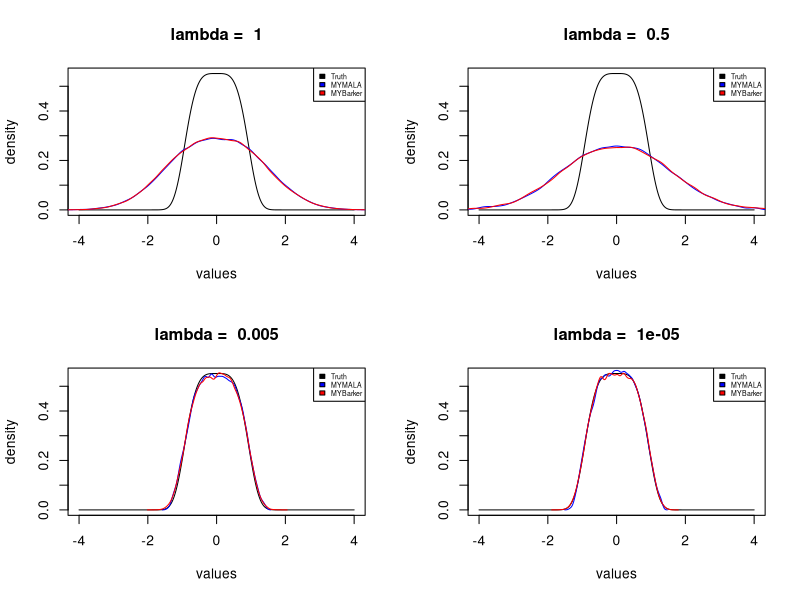
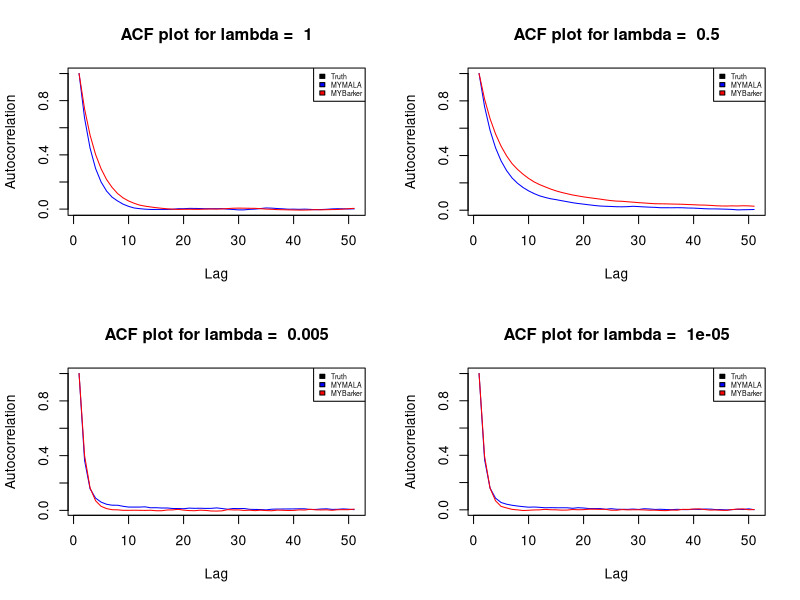
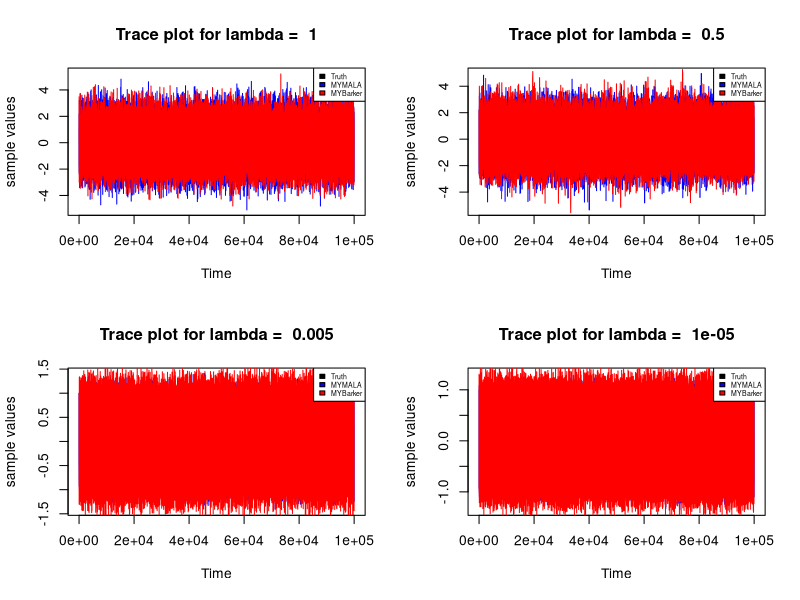

Source code (R) for these figures, in order:
## Code for Px-MALA and Px-Barker algorithms with standard Laplace target

# function calculates the inside of the proximal function

prox_arg <- function(x, y, mu)     # x is the current value
{
  z_x <-  y^4 + ((x-y)^2)/2*mu  
  return(z_x)
}

# function calculates the value of the proximal function

prox_func <- function(val, mu)
{
  t <- sqrt(3)*sqrt((mu^3)*(27*mu*(val^2) + 1)) + 9*(mu^2)*val
  numer <- (3^(1/3))*(t^(2/3)) - (3^(2/3))*mu
  denom <- 6*mu*(t^(1/3))
  prox <-  numer / denom   
  return(prox)
}

log_gradpi <- function(val, mu)
{
  gradval <- - (val - prox_func(val, mu)) / mu 
  return(gradval)
}

bark.prop <- function(val, delta, lambda)
{
  y <- rnorm(1, 0, sqrt(delta))
  prob <- 1 / (1 + exp( -y*log_gradpi(val, lambda)))
  ifelse(runif(1) <= prob, prop <- val + y, prop <- val - y)
  return(prop)
}

bark.dens <- function(in_val, propval, delta, lambda)
{
  numer <- 2 * dnorm(propval, in_val, sqrt(delta))
  denom <- 1 + exp( - (propval - in_val) * log_gradpi(in_val, lambda))
  value <- numer / denom
  return(value)
}

mymala <- function(in_val, iter, lambda, delta)
{
  samp.pxm <- numeric(length = iter)
  samp.pxm[1] <- in_val
  accept <- 0
  for (i in 2:iter) 
  {
    propval <- rnorm(1, in_val + (delta / 2)*log_gradpi(in_val, lambda), sqrt(delta))   # proposal step
    targ_val.pr <- - prox_arg(propval, prox_func(propval, lambda), lambda)
    targ_val.in <- - prox_arg(in_val, prox_func(in_val, lambda), lambda)
    mh.ratio <- targ_val.pr + dnorm(in_val, propval + (delta / 2)*log_gradpi(propval, lambda), sqrt(delta), log = TRUE) -
      (targ_val.in + dnorm(propval, in_val + (delta / 2)*log_gradpi(in_val, lambda), sqrt(delta), log = TRUE))
    if(log(runif(1)) <= mh.ratio)
    {
      samp.pxm[i] <- propval
      accept <- accept + 1
    }
    else
    {
      samp.pxm[i] <- in_val
    }
    in_val <- samp.pxm[i]
  }
  acceptance <- accept / iter
  print(paste("Acceptance rate is = ", acceptance))
  return(samp.pxm)
}

mybarker <- function(in_val, iter, lambda, delta)
{
  samp.bark <- numeric(length = iter)
  samp.bark[1] <- in_val
  accept <- 0
  for (i in 2:iter)
  {
    propval <- bark.prop(in_val, delta, lambda)
    targ_val.pr <- - prox_arg(propval, prox_func(propval, lambda), lambda)
    targ_val.in <- - prox_arg(in_val, prox_func(in_val, lambda), lambda)
    mh.ratio <- targ_val.pr + log(bark.dens(propval, in_val, delta, lambda)) - 
            targ_val.in - log(bark.dens(in_val, propval, delta, lambda))
    if(log(runif(1)) <= mh.ratio)
    {
      samp.bark[i] <- propval
      accept <- accept + 1
    }
    else
    {
      samp.bark[i] <- in_val
    }
    in_val <- samp.bark[i]
  }
  acceptance <- accept / iter
  print(paste("Acceptance rate is = ", acceptance))
  return(samp.bark)
}


iter <- 1e5
in_val <- 1
delta <- 1
lambda.vec <- c(1, 0.5, 0.005, 0.00001)

mala.l1 <- mymala(in_val, iter, lambda.vec[1], delta)
mala.l2 <- mymala(in_val, iter, lambda.vec[2], delta)
mala.l3 <- mymala(in_val, iter, lambda.vec[3], delta)
mala.l4 <- mymala(in_val, iter, lambda.vec[4], delta)
mala <- list(mala.l1, mala.l2, mala.l3, mala.l4)


barker.l1 <- mybarker(in_val, iter, lambda.vec[1], delta)
barker.l2 <- mybarker(in_val, iter, lambda.vec[2], delta)
barker.l3 <- mybarker(in_val, iter, lambda.vec[3], delta)
barker.l4 <- mybarker(in_val, iter, lambda.vec[4], delta)
barker <- list(barker.l1, barker.l2, barker.l3, barker.l4)

sam <- seq(-4, 4, length = iter)
den <- exp(-(sam^4)) / (2 * gamma(5/4))

# Density plots

par(mfrow = c(2,2))

for (k in 1:4)
{
  plot(sam, den, type = 'l', xlab = "values",
       ylab = "density", main = paste("lambda = ", lambda.vec[k]), col = "black") 
  lines(density(as.numeric(unlist(mala[k]))) ,col = "blue")
  lines(density(as.numeric(unlist(barker[k]))) ,col = "red")
  legend("topright", c("Truth", "MYMALA", "MYBarker"),
         col = c("black", "blue", "red"), cex = 0.5,fill = c("black", "blue", "red"))
}

# acf plots

par(mfrow = c(2,2))

for (k in 1:4)
{
  acf.mala <- acf(as.numeric(unlist(mala[k])), plot = FALSE)$acf
  acf.barker <- acf(as.numeric(unlist(barker[k])), plot = FALSE)$acf
  plot(1:length(acf.mala), acf.mala, col = "blue", type = 'l',
       xlab = "Lag", ylab = "Autocorrelation", main = paste("ACF plot for lambda = ", lambda.vec[k]))
  lines(1:length(acf.mala), acf.barker, col = "red", type = 'l')
  legend("topright", c("Truth", "MYMALA", "MYBarker"),
         col = c("black", "blue", "red"), cex = 0.5,fill = c("black", "blue", "red"))
}

# Trace plots

par(mfrow = c(2,2))

for (k in 1:4)
{
  plot.ts(as.numeric(unlist(mala[k])), col = "blue", ylab = "sample values",
          main = paste("Trace plot for lambda = ", lambda.vec[k]))
  lines(as.numeric(unlist(barker[k])), col = "red")
  legend("topright", c("Truth", "MYMALA", "MYBarker"),
         col = c("black", "blue", "red"), cex = 0.5,fill = c("black", "blue", "red"))
}

